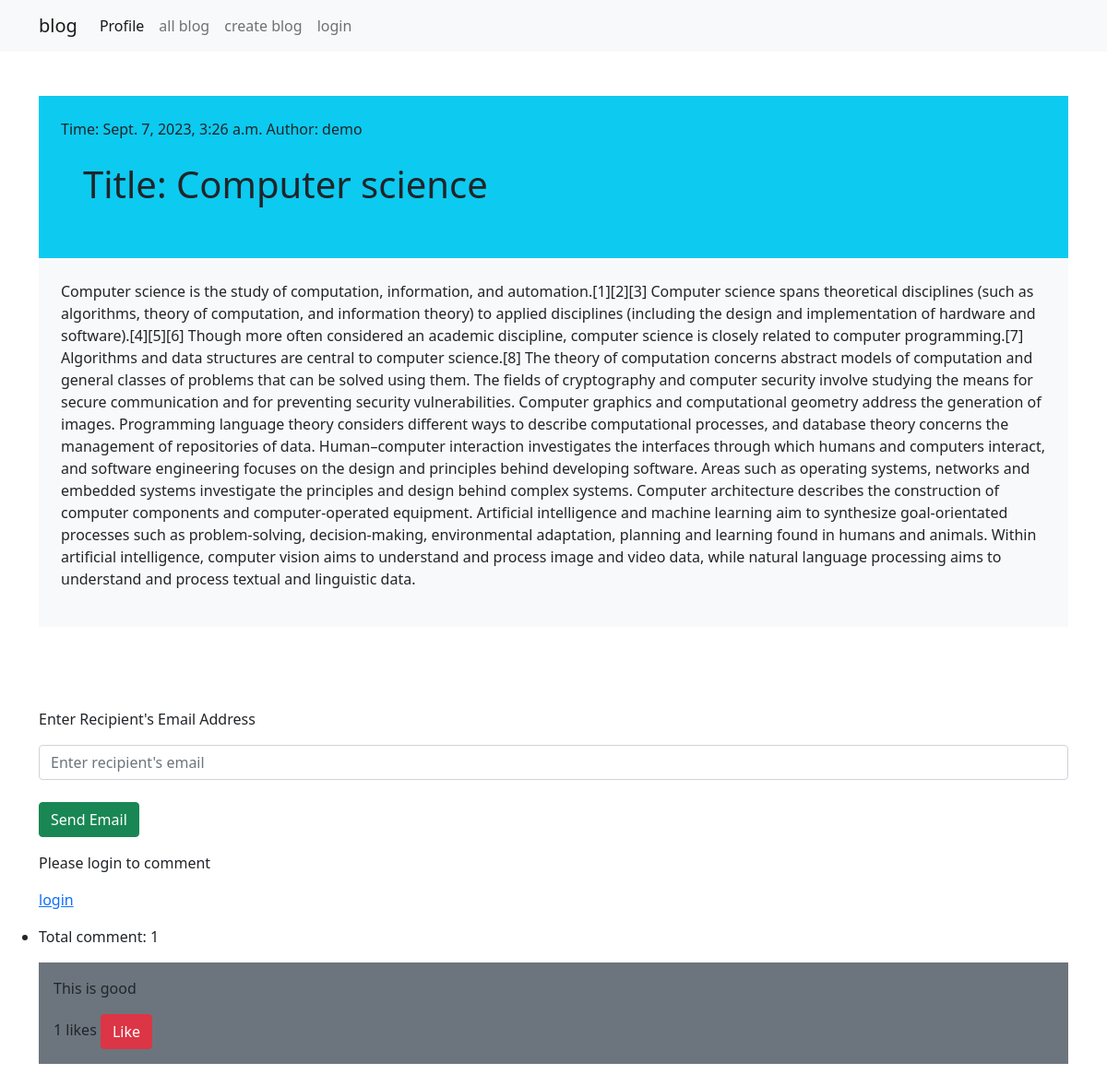
/viewbyid/10, run on the app's committed database.
### blog/models.py (models this page shows)
class Post(models.Model):
    user=models.ForeignKey(User,on_delete=models.CASCADE)
    title=models.CharField(max_length=70)
    content = models.TextField()
    date=models.DateTimeField(auto_now_add=True)

class Comment(models.Model):
    post = models.ForeignKey(Post, on_delete=models.CASCADE)
    author = models.ForeignKey(User, on_delete=models.CASCADE)
    content = models.TextField()
    created_at = models.DateTimeField(auto_now_add=True)
    likes = models.ManyToManyField(User, related_name='comment_likes', blank=True)

### blog/views.py (the view)
# urls.py: path('viewbyid/<id>', viewbyid,name='viewbyid'),
def viewbyid(request,id):
    post = get_object_or_404(Post, pk=id)
    comments = Comment.objects.filter(post=post)
    c=comments.count()
    if request.method == 'POST':
            if "emails" in request.POST:
                recipient_email = request.POST.get('recipient_email')
                return redirect(f"mailto:{recipient_email}")
    if request.method == 'POST':
        content = request.POST.get('content')
        if content:
            comment = Comment(content=content, author=request.user, post=post)
            comment.save()
            return redirect('viewbyid', id=post.id)
    return render(request, 'full.html',{'post':post,'comments':comments,'c':c})

### templates/full.html (shortened to what this page needs)
{% extends "base.html" %}
{% block boddy %}
{% include "nav.html" %}
<div class="container mt-5">
    <div class="bg-info p-4 ">
        <span> Time: {{ post.date}}</span>
        <span>Author: {{post.user}}</span>
        <h1 class="bg-info p-4 ">Title: {{ post.title|capfirst }}</h1>
    </div>
    <p class="bg-light p-4" style=" min-height: 50vh;" >{{ post.content |capfirst}}</p>
    <br>
    <br>
    <br>
         <p>Enter Recipient's Email Address</p>
        <input type="email" class="form-control" id="recipient_email" placeholder="Enter recipient's email" required>
        <br>
        <button type="submit" class=" btn btn-success" name='emails' onclick="sendmail()">Send Email</button>
</div>
<div class="container mt-3">
    {% if request.user.is_authenticated %}
    <h2>Comments</h2>
    <form method="POST">
        {% csrf_token %}
        <div class="mb-3">
            <label for="content" class="form-label">Leave a Comment:</label>
            <textarea class="form-control" id="content" name="content" rows="3"></textarea>
        </div>
        <button type="submit" class="btn btn-primary">Send</button>
    </form>
    {% else %}
    <p>Please login to comment</p>
    <a href="/login/">login</a>
    {% endif %}
    <ul class="list-group mt-3">
        <li>
       <p>Total comment: {{c}}</p>
        {% for comment in comments %}
        <div class="comment  bg-secondary p-3    ">
            <p class="">{{ comment.content |capfirst}}</p>
            <span class="like-count">{{ comment.likes.count }} likes</span>
            <button class="btn btn-danger like-btn" data-comment-id="{{ comment.id }}">
                {% if request.user in comment.likes.all %}
                    Unlike
                {% else %}
                    Like
                {% endif %}
            </button>
        </div>
    </li>
    <br>
        {% empty %}
            <li class="list-group-item">No comments yet.</li>
        {% endfor %}
    </ul>
</div>
{% endblock boddy %}

### data on the page
Post: date "Sept. 7, 2023, 3:26 a.m.", user "demo", title "Computer science", content "Computer science is the study of computation, information, and automation.[1][2][3] Computer science spans theoretical disciplines (such as algorithms, theory of computation, and information theory) to applied disciplines (including the design and implementation of hardware and software).[4][5][6] Though more often considered an academic discipline, computer science is closely related to computer programming.[7] Algorithms and data structures are central to computer science.[8] The theory of computation concerns abstract models of computation and general classes of problems that can be solved using them. The fields of cryptography and computer security involve studying the means for secure…"
Comment: content "This is good", likes.count "1", shows "Like"

### other printed values
{{ c }} "1"
